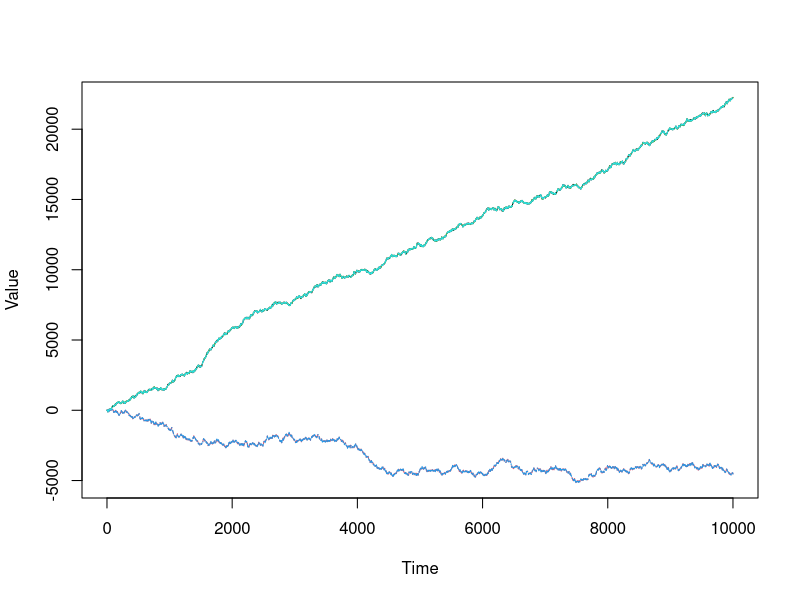

Generate this figure with R:
"
The goal is to generate a multi-dimensional Brownian Motion.

We will create a d-dimensional BM.
"
require(MASS) # import mvrnorm()
n = 10000 # number of entries
d = 5 # MAX dimension of B.M. . I've coded this to potentially be smaller so
      # So I can look at the degenerate cov mat case.

k = sample.int(d, 1)
problem_dim = min(d, k)

mu = matrix(runif(problem_dim, -5, 5), ncol= 1)

# This generates a d-dimensional standard normal vector.
# Z = mvrnorm(n=1, rep(0, d), diag(d))

"
This generates a d-dimensional integer-valued random matrix
that is SYMMETRIC POSITIVE-DEFINITE!!! Remember, this needs to be
such a matrix because we need a covariance matrix.
"
B_T = matrix(round(rnorm(n=d*k, 0, 10), 0), nrow=d, ncol=k)
B = t(B_T)
Sigma = B %*% t(B) + diag(problem_dim)*1e-6

# This is how to check that the matrix is symm pos-def.
sum(eigen(Sigma)$values > 0) == problem_dim



"
Multi-dimensional Brownian Motion: Random Walk Construction.
"
X = matrix(
  data = NA,
  nrow=d,
  ncol=n, dimnames = list(c(1:d), c(1:n)))

X[ , 1] = rep(0, d)
for ( i in 1:(n-1) ){
  Z = matrix(mvrnorm(n=1, rep(0, dim(B)[2]), diag(dim(B)[2])), ncol=1)
  X[ , i+1] = X[ , i]  +  c(mu * (i+1 - i)  +  sqrt(i+1 - i) * B %*% Z)
}
# Just putting the (i+1 - i) in for pedagogical purposes.

# Apparently, (i in 1:n-1) actually makes i start from 0 and go to n-1 !!
# Never knew that.

matplot(t(X), type = "l", xlab = "Time", ylab = "Value")




















